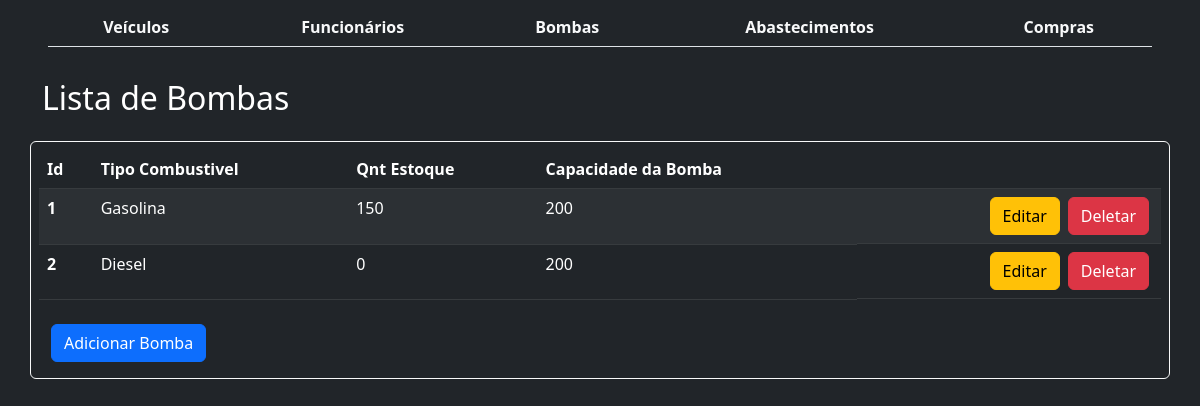
The page /bombas/ on the database its author committed.
### Abastecimento/models.py (models this page shows, shortened)
class Bomba(models.Model):
    tipocombustivel = models.CharField(max_length=100)
    quantidadedeestoque = models.PositiveSmallIntegerField()
    capacidadebomba = models.PositiveSmallIntegerField()

### Abastecimento/views.py (the view)
# urls.py: path('bombas/', BombaList.as_view(), name='bomba_list'),
class BombaList(ListView):
    model = Bomba

### Abastecimento/templates/abastecimento/Bomba_list.html
{% extends "abastecimento/base.html" %}
{% block body %}
<nav class="navbar bg-dark" style="color:white;">
        <div class=container>
                <h2>Lista de Bombas</h2>
        </div>
</nav>
<div class="container p-2 mt-2 bg-dark justify-content-center border border-light rounded">
        <div class="d-flex justify-content-center">
                <table class="table table-dark table-striped justify-content-center">
                        <thead>
                                <tr>
                                        <th scope="col">Id</th>
                                        <th scope="col">Tipo Combustivel</th>
                                        <th scope="col">Qnt Estoque</th>
                                        <th scope="col">Capacidade da Bomba</th>
                                        <th scope="col"></th>
                                </tr>
                        </thead>
                        <tbody>
                                {% for object in object_list %}
                                <tr>
                                        <th scope="row">{{ object.id }}</th>
                                        <td>{{ object.tipocombustivel }}</td>
                                        <td>{{ object.quantidadedeestoque }}</td>
                                        <td>{{ object.capacidadebomba }}</td>
                                        <td class='d-flex justify-content-end'>
                                                <a class='mx-1' href="{% url 'editar_bomba' object.id %}"><button
                                                                type="button"
                                                                class="btn btn-warning">Editar</button></a>
                                                <a class='mx-1' href="{% url 'del_bomba' object.id %}"><button
                                                                type="button" class="btn btn-danger">Deletar</button></a>
                                        </td>
                                </tr>
                                {% endfor %}
                        </tbody>
                </table>
        </div>
        <div class="container d-flex my-2">
                <a href="{% url 'criar_bomba' %}"><button type="button" class="btn btn-primary">Adicionar
                                Bomba</button></a>
        </div>
</div>
{% endblock %}

### Abastecimento/static/css/style.css (style rules this page uses)
body { font-family: 'Roboto', sans-serif; margin: 0px; background: black; }
a { text-decoration: none; }

### rows shown on the page
Bomba: id "1", tipocombustivel "Gasolina", quantidadedeestoque "150", capacidadebomba "200"
Bomba: id "2", tipocombustivel "Diesel", quantidadedeestoque "0", capacidadebomba "200"
